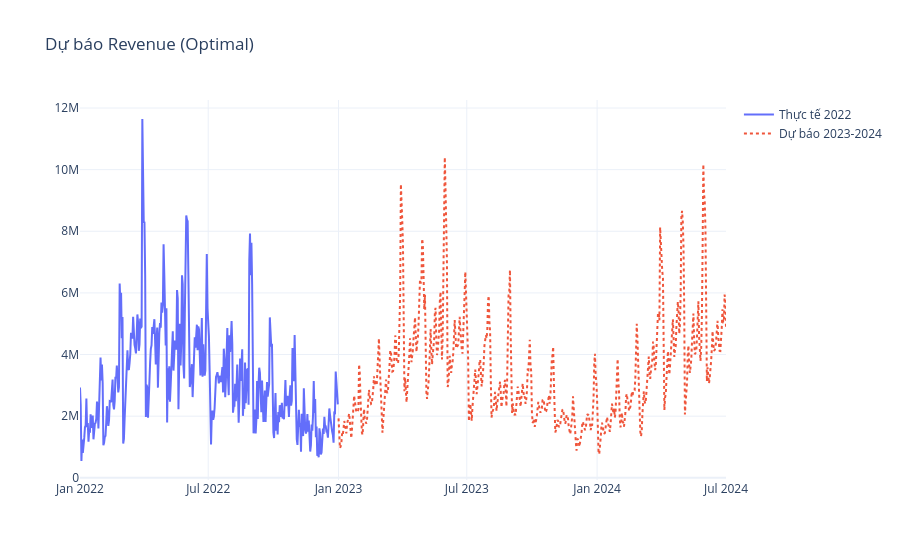
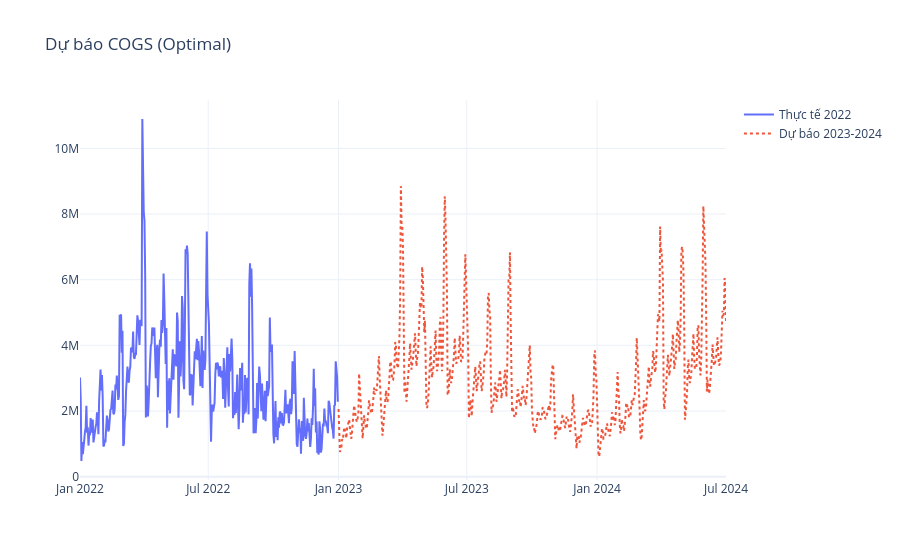

Write notebook code for charts like these, in order.
### Markdown cell above
## 7. Trực quan hóa kết quả (Interactive Visualization)

### Code cell
def plot_forecast_plotly(df_train, df_forecast, target_name):
    fig = go.Figure()
    df_last_year = df_train.tail(365)
    fig.add_trace(go.Scatter(x=df_last_year['Date'], y=df_last_year[target_name], name='Thực tế 2022'))
    fig.add_trace(go.Scatter(x=df_forecast['Date'], y=df_forecast[target_name], name='Dự báo 2023-2024', line=dict(dash='dot')))
    fig.update_layout(title=f'Dự báo {target_name} (Optimal)', template="plotly_white", hovermode="x unified")
    fig.show()

plot_forecast_plotly(df_train, submission, 'Revenue')
plot_forecast_plotly(df_train, submission, 'COGS')

### Figure 1 — Plotly figure (JSON) as saved in the notebook; plotly's stock layout.template omitted (floating-point values rounded to 4 significant figures; data arrays with more than 128 entries replaced by an {"elided": "..."} marker saying what was removed)
{"data": [{"name": "Thực tế 2022", "type": "scatter", "x": {"elided": "365 str values"}, "y": {"elided": "365 float values"}}, {"line": {"dash": "dot"}, "name": "Dự báo 2023-2024", "type": "scatter", "x": {"elided": "548 str values"}, "y": {"elided": "548 float values"}}], "layout": {"hovermode": "x unified", "title": {"text": "Dự báo Revenue (Optimal)"}}}

### Figure 2 — Plotly figure (JSON) as saved in the notebook; plotly's stock layout.template omitted (floating-point values rounded to 4 significant figures; data arrays with more than 128 entries replaced by an {"elided": "..."} marker saying what was removed)
{"data": [{"name": "Thực tế 2022", "type": "scatter", "x": {"elided": "365 str values"}, "y": {"elided": "365 float values"}}, {"line": {"dash": "dot"}, "name": "Dự báo 2023-2024", "type": "scatter", "x": {"elided": "548 str values"}, "y": {"elided": "548 float values"}}], "layout": {"hovermode": "x unified", "title": {"text": "Dự báo COGS (Optimal)"}}}
